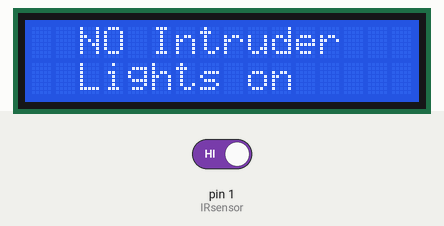
Recording of a sketch running on a simulated Arduino Uno, built with avr-gcc and run on an emulated ATmega328P. Parts: 16×2 character LCD. Inputs (shaded band) come from the test bench; at power-on: pin 1 (IRsensor) HIGH.

Above: at 1.2 s.
1.3 s: pin 1 (IRsensor) driven LOW
At 2.1 s:
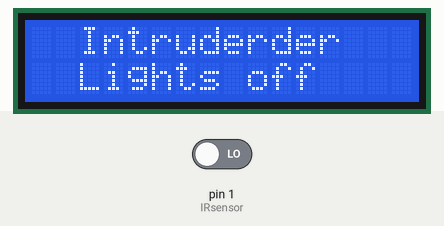
2.8 s: pin 1 (IRsensor) driven HIGH
At 3.1 s:
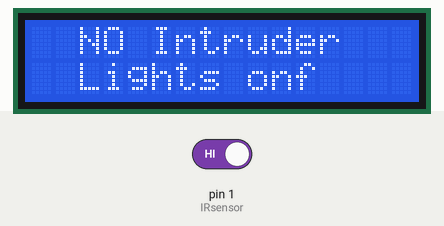
Timing chart, 0 to 5.8 s (numbered marks = the images above; inputs shaded):
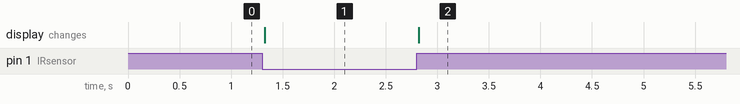

Measured:
- after the input at 1.3 s, the display: changes at once (image 1)
- after the input at 2.8 s, the display: changes at once (image 2)

The sketch:

intruder.ino
```cpp
#include <Wire.h>
#include <LiquidCrystal_I2C.h>

// Set the LCD address to 0x27 for a 16 chars and 2 line display
LiquidCrystal_I2C lcd(0x27, 16, 2);
int IRsensor = 1;

void setup()
{
	// initialize the LCD
lcd.begin();
pinMode(IRsensor,INPUT);
// pinMode(LED,OUTPUT);

}

void loop()
{
digitalRead(IRsensor);
int val=digitalRead(IRsensor);
if(val==0){
// digitalWrite(LED,HIGH);
lcd.setCursor(2,0);
	lcd.print("Intruder");
	lcd.setCursor(2,1);
	lcd.print("Lights off");
}
else{
// digitalWrite(LED,LOW);
lcd.setCursor(2,0);
	lcd.print("NO Intruder");
	lcd.setCursor(2,1);
	lcd.print("Lights on");
}

}
```
